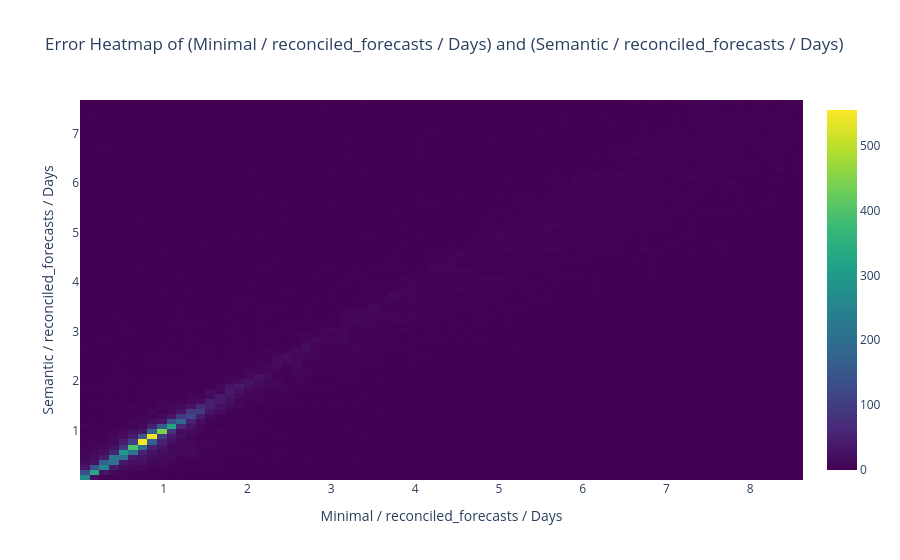
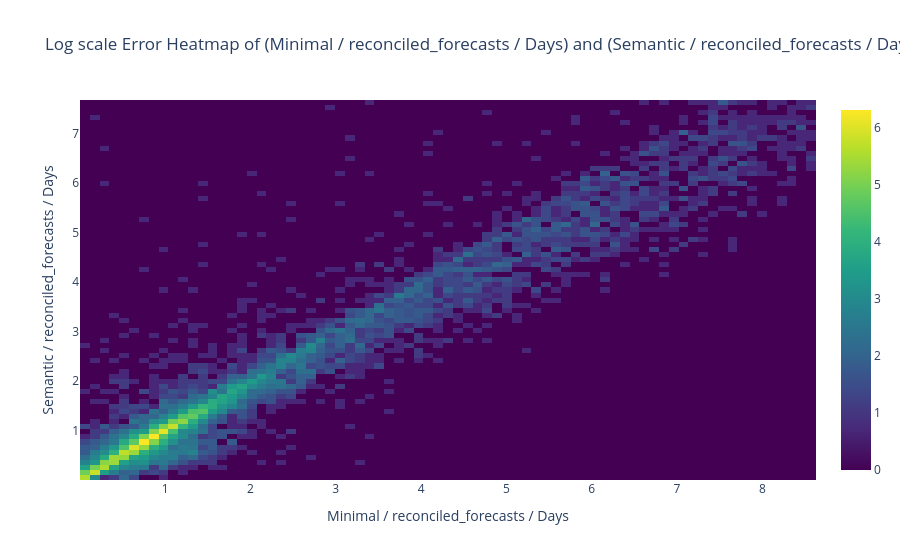

These figures' notebook cell, in order:
### Markdown cell above
At monthly granularity the same plot is much more one sided. The coefficient of the OLS trendline is 0.81 and it still has a very high R2 score (meaning trustable a trendline). This makes it further evident that `Semantic` hierarchy is much better at optimizing for errors at monthly granularity.

As I said we cannot really see the densities/frequencies of errors at different magnitudes in this scatter plot format, so I will make a heatmap of these last two plots. I will make two plots of each granularity, one being a raw heatmap, and the other being a heatmap with log scale coloring.

### Code cell
for log in (False, True):
    plots.plot_error_heatmap(nrmse_em,
                            MI(hierarchy=mth, forecast_type=RECONCILED_FORECASTS, granularity=DAYS),
                            MI(hierarchy=sth, forecast_type=RECONCILED_FORECASTS, granularity=DAYS),
                            outlier_threshold=0.95, bins=75, log_scale=log).show()

### Figure 1 — Plotly figure (JSON) as saved in the notebook; plotly's stock layout.template omitted (floating-point values rounded to 4 significant figures; data arrays with more than 128 entries replaced by an {"elided": "..."} marker saying what was removed)
{"data": [{"colorscale": [[0, "#440154"], [0.1111, "#482878"], [0.2222, "#3e4989"], [0.3333, "#31688e"], [0.4444, "#26828e"], [0.5556, "#1f9e89"], [0.6667, "#35b779"], [0.7778, "#6ece58"], [0.8889, "#b5de2b"], [1, "#fde725"]], "type": "heatmap", "x": [0.00133, 0.1164, 0.2314, 0.3464, 0.4615, 0.5765, 0.6915, 0.8066, 0.9216, 1.037, 1.152, 1.267, 1.382, 1.497, 1.612, 1.727, 1.842, 1.957, 2.072, 2.187, 2.302, 2.417, 2.532, 2.647, 2.762, 2.877, 2.992, 3.107, 3.222, 3.337, 3.452, 3.567, 3.682, 3.797, 3.912, 4.027, 4.143, 4.258, 4.373, 4.488, 4.603, 4.718, 4.833, 4.948, 5.063, 5.178, 5.293, 5.408, 5.523, 5.638, 5.753, 5.868, 5.983, 6.098, 6.213, 6.328, 6.443, 6.558, 6.673, 6.788, 6.903, 7.018, 7.133, 7.248, 7.363, 7.478, 7.594, 7.709, 7.824, 7.939, 8.054, 8.169, 8.284, 8.399, 8.514, 8.629], "y": [0.001558, 0.1039, 0.2063, 0.3087, 0.4111, 0.5135, 0.6158, 0.7182, 0.8206, 0.923, 1.025, 1.128, 1.23, 1.332, 1.435, 1.537, 1.64, 1.742, 1.844, 1.947, 2.049, 2.152, 2.254, 2.356, 2.459, 2.561, 2.663, 2.766, 2.868, 2.971, 3.073, 3.175, 3.278, 3.38, 3.482, 3.585, 3.687, 3.79, 3.892, 3.994, 4.097, 4.199, 4.301, 4.404, 4.506, 4.609, 4.711, 4.813, 4.916, 5.018, 5.121, 5.223, 5.325, 5.428, 5.53, 5.632, 5.735, 5.837, 5.94, 6.042, 6.144, 6.247, 6.349, 6.451, 6.554, 6.656, 6.759, 6.861, 6.963, 7.066, 7.168, 7.27, 7.373, 7.475, 7.578, 7.68], "z": {"elided": "75x75 float values"}}], "layout": {"title": {"text": "Error Heatmap of (Minimal / reconciled_forecasts / Days) and (Semantic / reconciled_forecasts / Days)"}, "xaxis": {"title": {"text": "Minimal / reconciled_forecasts / Days"}}, "yaxis": {"title": {"text": "Semantic / reconciled_forecasts / Days"}}}}

### Figure 2 — Plotly figure (JSON) as saved in the notebook; plotly's stock layout.template omitted (floating-point values rounded to 4 significant figures; data arrays with more than 128 entries replaced by an {"elided": "..."} marker saying what was removed)
{"data": [{"colorscale": [[0, "#440154"], [0.1111, "#482878"], [0.2222, "#3e4989"], [0.3333, "#31688e"], [0.4444, "#26828e"], [0.5556, "#1f9e89"], [0.6667, "#35b779"], [0.7778, "#6ece58"], [0.8889, "#b5de2b"], [1, "#fde725"]], "type": "heatmap", "x": [0.00133, 0.1164, 0.2314, 0.3464, 0.4615, 0.5765, 0.6915, 0.8066, 0.9216, 1.037, 1.152, 1.267, 1.382, 1.497, 1.612, 1.727, 1.842, 1.957, 2.072, 2.187, 2.302, 2.417, 2.532, 2.647, 2.762, 2.877, 2.992, 3.107, 3.222, 3.337, 3.452, 3.567, 3.682, 3.797, 3.912, 4.027, 4.143, 4.258, 4.373, 4.488, 4.603, 4.718, 4.833, 4.948, 5.063, 5.178, 5.293, 5.408, 5.523, 5.638, 5.753, 5.868, 5.983, 6.098, 6.213, 6.328, 6.443, 6.558, 6.673, 6.788, 6.903, 7.018, 7.133, 7.248, 7.363, 7.478, 7.594, 7.709, 7.824, 7.939, 8.054, 8.169, 8.284, 8.399, 8.514, 8.629], "y": [0.001558, 0.1039, 0.2063, 0.3087, 0.4111, 0.5135, 0.6158, 0.7182, 0.8206, 0.923, 1.025, 1.128, 1.23, 1.332, 1.435, 1.537, 1.64, 1.742, 1.844, 1.947, 2.049, 2.152, 2.254, 2.356, 2.459, 2.561, 2.663, 2.766, 2.868, 2.971, 3.073, 3.175, 3.278, 3.38, 3.482, 3.585, 3.687, 3.79, 3.892, 3.994, 4.097, 4.199, 4.301, 4.404, 4.506, 4.609, 4.711, 4.813, 4.916, 5.018, 5.121, 5.223, 5.325, 5.428, 5.53, 5.632, 5.735, 5.837, 5.94, 6.042, 6.144, 6.247, 6.349, 6.451, 6.554, 6.656, 6.759, 6.861, 6.963, 7.066, 7.168, 7.27, 7.373, 7.475, 7.578, 7.68], "z": {"elided": "75x75 float values"}}], "layout": {"title": {"text": "Log scale Error Heatmap of (Minimal / reconciled_forecasts / Days) and (Semantic / reconciled_forecasts / Days)"}, "xaxis": {"title": {"text": "Minimal / reconciled_forecasts / Days"}}, "yaxis": {"title": {"text": "Semantic / reconciled_forecasts / Days"}}}}
